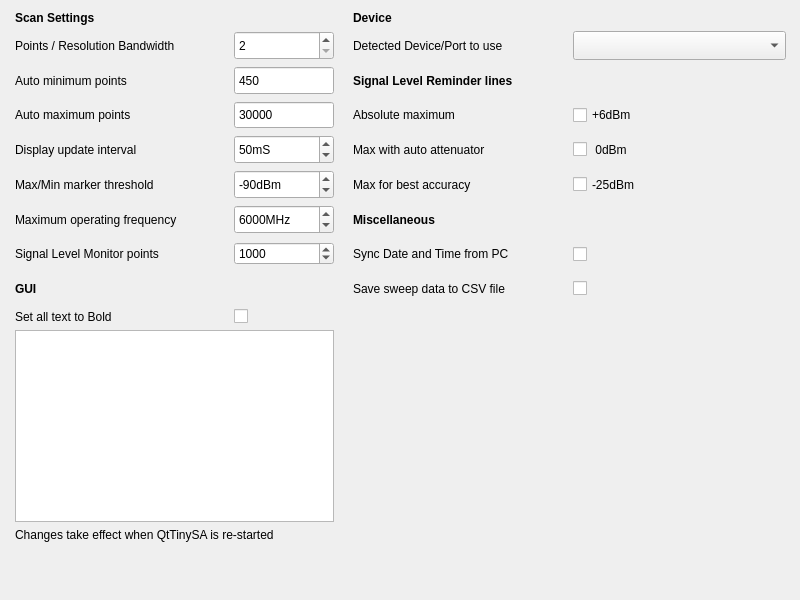
<?xml version="1.0" encoding="UTF-8"?>
<ui version="4.0">
 <class>Settings</class>
 <widget class="QDialog" name="Settings">
  <property name="geometry">
   <rect>
    <x>0</x>
    <y>0</y>
    <width>800</width>
    <height>600</height>
   </rect>
  </property>
  <property name="windowTitle">
   <string>Settings</string>
  </property>
  <widget class="QWidget" name="layoutWidget">
   <property name="geometry">
    <rect>
     <x>15</x>
     <y>11</y>
     <width>771</width>
     <height>571</height>
    </rect>
   </property>
   <layout class="QGridLayout" name="gridLayout_2">
    <item row="6" column="0">
     <widget class="QLabel" name="label_7">
      <property name="text">
       <string>Maximum operating frequency</string>
      </property>
     </widget>
    </item>
    <item row="4" column="1">
     <widget class="QSpinBox" name="intervalBox">
      <property name="sizePolicy">
       <sizepolicy hsizetype="Preferred" vsizetype="Expanding">
        <horstretch>0</horstretch>
        <verstretch>0</verstretch>
       </sizepolicy>
      </property>
      <property name="maximumSize">
       <size>
        <width>100</width>
        <height>16777215</height>
       </size>
      </property>
      <property name="toolTip">
       <string>Nominal</string>
      </property>
      <property name="suffix">
       <string>mS</string>
      </property>
      <property name="minimum">
       <number>5</number>
      </property>
      <property name="maximum">
       <number>200</number>
      </property>
      <property name="singleStep">
       <number>5</number>
      </property>
      <property name="value">
       <number>50</number>
      </property>
     </widget>
    </item>
    <item row="0" column="3">
     <widget class="QLabel" name="label_14">
      <property name="font">
       <font>
        <bold>true</bold>
       </font>
      </property>
      <property name="text">
       <string>Device</string>
      </property>
     </widget>
    </item>
    <item row="5" column="3">
     <widget class="QLabel" name="label_9">
      <property name="text">
       <string>Max for best accuracy</string>
      </property>
     </widget>
    </item>
    <item row="4" column="4">
     <widget class="QCheckBox" name="zeroLine">
      <property name="sizePolicy">
       <sizepolicy hsizetype="Preferred" vsizetype="Expanding">
        <horstretch>0</horstretch>
        <verstretch>0</verstretch>
       </sizepolicy>
      </property>
      <property name="text">
       <string> 0dBm</string>
      </property>
      <property name="checked">
       <bool>false</bool>
      </property>
     </widget>
    </item>
    <item row="2" column="0">
     <widget class="QLabel" name="label_3">
      <property name="text">
       <string>Auto minimum points</string>
      </property>
     </widget>
    </item>
    <item row="4" column="0">
     <widget class="QLabel" name="label_19">
      <property name="text">
       <string>Display update interval</string>
      </property>
     </widget>
    </item>
    <item row="10" column="0" colspan="2">
     <widget class="QTableView" name="colourTable"/>
    </item>
    <item row="7" column="4">
     <widget class="QCheckBox" name="syncTime">
      <property name="sizePolicy">
       <sizepolicy hsizetype="Preferred" vsizetype="Expanding">
        <horstretch>0</horstretch>
        <verstretch>0</verstretch>
       </sizepolicy>
      </property>
      <property name="text">
       <string/>
      </property>
     </widget>
    </item>
    <item row="3" column="0">
     <widget class="QLabel" name="label_4">
      <property name="text">
       <string>Auto maximum points</string>
      </property>
     </widget>
    </item>
    <item row="5" column="4">
     <widget class="QCheckBox" name="neg25Line">
      <property name="sizePolicy">
       <sizepolicy hsizetype="Preferred" vsizetype="Expanding">
        <horstretch>0</horstretch>
        <verstretch>0</verstretch>
       </sizepolicy>
      </property>
      <property name="text">
       <string>-25dBm</string>
      </property>
      <property name="checked">
       <bool>false</bool>
      </property>
     </widget>
    </item>
    <item row="2" column="3">
     <widget class="QLabel" name="label_6">
      <property name="font">
       <font>
        <bold>true</bold>
       </font>
      </property>
      <property name="text">
       <string>Signal Level Reminder lines</string>
      </property>
     </widget>
    </item>
    <item row="6" column="3">
     <widget class="QLabel" name="label_13">
      <property name="font">
       <font>
        <bold>true</bold>
       </font>
      </property>
      <property name="text">
       <string>Miscellaneous</string>
      </property>
     </widget>
    </item>
    <item row="0" column="0">
     <widget class="QLabel" name="label_8">
      <property name="font">
       <font>
        <bold>true</bold>
       </font>
      </property>
      <property name="text">
       <string>Scan Settings</string>
      </property>
     </widget>
    </item>
    <item row="1" column="4">
     <widget class="QComboBox" name="deviceBox">
      <property name="sizePolicy">
       <sizepolicy hsizetype="Preferred" vsizetype="Expanding">
        <horstretch>0</horstretch>
        <verstretch>0</verstretch>
       </sizepolicy>
      </property>
      <property name="toolTip">
       <string>Select device to use if more than one is detected</string>
      </property>
     </widget>
    </item>
    <item row="8" column="0">
     <widget class="QLabel" name="label_5">
      <property name="font">
       <font>
        <bold>true</bold>
       </font>
      </property>
      <property name="text">
       <string>GUI</string>
      </property>
     </widget>
    </item>
    <item row="7" column="3">
     <widget class="QLabel" name="label_17">
      <property name="text">
       <string>Sync Date and Time from PC</string>
      </property>
     </widget>
    </item>
    <item row="3" column="4">
     <widget class="QCheckBox" name="plus6Line">
      <property name="sizePolicy">
       <sizepolicy hsizetype="Preferred" vsizetype="Expanding">
        <horstretch>0</horstretch>
        <verstretch>0</verstretch>
       </sizepolicy>
      </property>
      <property name="text">
       <string>+6dBm</string>
      </property>
      <property name="checked">
       <bool>false</bool>
      </property>
     </widget>
    </item>
    <item row="1" column="0">
     <widget class="QLabel" name="label">
      <property name="text">
       <string>Points / Resolution Bandwidth</string>
      </property>
     </widget>
    </item>
    <item row="6" column="1">
     <widget class="QSpinBox" name="maxFreqBox">
      <property name="sizePolicy">
       <sizepolicy hsizetype="Preferred" vsizetype="Expanding">
        <horstretch>0</horstretch>
        <verstretch>0</verstretch>
       </sizepolicy>
      </property>
      <property name="maximumSize">
       <size>
        <width>100</width>
        <height>16777215</height>
       </size>
      </property>
      <property name="toolTip">
       <string>Maximum Frequency allowed.  Note: TinySA-Ultra is not calibrated above 6GHz </string>
      </property>
      <property name="suffix">
       <string>MHz</string>
      </property>
      <property name="minimum">
       <number>350</number>
      </property>
      <property name="maximum">
       <number>20000</number>
      </property>
      <property name="singleStep">
       <number>100</number>
      </property>
      <property name="value">
       <number>6000</number>
      </property>
     </widget>
    </item>
    <item row="3" column="1">
     <widget class="QSpinBox" name="maxPoints">
      <property name="sizePolicy">
       <sizepolicy hsizetype="Preferred" vsizetype="Expanding">
        <horstretch>0</horstretch>
        <verstretch>0</verstretch>
       </sizepolicy>
      </property>
      <property name="maximumSize">
       <size>
        <width>100</width>
        <height>16777215</height>
       </size>
      </property>
      <property name="buttonSymbols">
       <enum>QAbstractSpinBox::ButtonSymbols::NoButtons</enum>
      </property>
      <property name="minimum">
       <number>25</number>
      </property>
      <property name="maximum">
       <number>100000</number>
      </property>
      <property name="value">
       <number>30000</number>
      </property>
     </widget>
    </item>
    <item row="8" column="3">
     <widget class="QLabel" name="label_20">
      <property name="text">
       <string>Save sweep data to CSV file</string>
      </property>
     </widget>
    </item>
    <item row="8" column="4">
     <widget class="QCheckBox" name="saveSweep">
      <property name="sizePolicy">
       <sizepolicy hsizetype="Preferred" vsizetype="Expanding">
        <horstretch>0</horstretch>
        <verstretch>0</verstretch>
       </sizepolicy>
      </property>
      <property name="toolTip">
       <string>Must be selected each time programme is run</string>
      </property>
      <property name="text">
       <string/>
      </property>
     </widget>
    </item>
    <item row="2" column="1">
     <widget class="QSpinBox" name="minPoints">
      <property name="sizePolicy">
       <sizepolicy hsizetype="Preferred" vsizetype="Expanding">
        <horstretch>0</horstretch>
        <verstretch>0</verstretch>
       </sizepolicy>
      </property>
      <property name="maximumSize">
       <size>
        <width>100</width>
        <height>16777215</height>
       </size>
      </property>
      <property name="buttonSymbols">
       <enum>QAbstractSpinBox::ButtonSymbols::NoButtons</enum>
      </property>
      <property name="minimum">
       <number>25</number>
      </property>
      <property name="maximum">
       <number>450</number>
      </property>
      <property name="value">
       <number>450</number>
      </property>
     </widget>
    </item>
    <item row="12" column="3">
     <spacer name="verticalSpacer">
      <property name="orientation">
       <enum>Qt::Orientation::Vertical</enum>
      </property>
      <property name="sizeHint" stdset="0">
       <size>
        <width>20</width>
        <height>40</height>
       </size>
      </property>
     </spacer>
    </item>
    <item row="1" column="1">
     <widget class="QSpinBox" name="rbw_x">
      <property name="sizePolicy">
       <sizepolicy hsizetype="Preferred" vsizetype="Expanding">
        <horstretch>0</horstretch>
        <verstretch>0</verstretch>
       </sizepolicy>
      </property>
      <property name="maximumSize">
       <size>
        <width>100</width>
        <height>16777215</height>
       </size>
      </property>
      <property name="minimum">
       <number>2</number>
      </property>
      <property name="maximum">
       <number>10</number>
      </property>
      <property name="value">
       <number>2</number>
      </property>
     </widget>
    </item>
    <item row="5" column="0">
     <widget class="QLabel" name="label_2">
      <property name="text">
       <string>Max/Min marker threshold</string>
      </property>
     </widget>
    </item>
    <item row="3" column="3">
     <widget class="QLabel" name="label_11">
      <property name="text">
       <string>Absolute maximum</string>
      </property>
     </widget>
    </item>
    <item row="7" column="0">
     <widget class="QLabel" name="label_21">
      <property name="text">
       <string>Signal Level Monitor points</string>
      </property>
     </widget>
    </item>
    <item row="7" column="1">
     <widget class="QSpinBox" name="timePoints">
      <property name="maximumSize">
       <size>
        <width>100</width>
        <height>16777215</height>
       </size>
      </property>
      <property name="toolTip">
       <string>Uses about 1MB memory / 1000 points</string>
      </property>
      <property name="suffix">
       <string/>
      </property>
      <property name="minimum">
       <number>100</number>
      </property>
      <property name="maximum">
       <number>100000</number>
      </property>
      <property name="singleStep">
       <number>1000</number>
      </property>
      <property name="stepType">
       <enum>QAbstractSpinBox::StepType::DefaultStepType</enum>
      </property>
      <property name="value">
       <number>1000</number>
      </property>
     </widget>
    </item>
    <item row="6" column="2">
     <widget class="QLabel" name="label_15">
      <property name="sizePolicy">
       <sizepolicy hsizetype="Fixed" vsizetype="Preferred">
        <horstretch>0</horstretch>
        <verstretch>0</verstretch>
       </sizepolicy>
      </property>
      <property name="text">
       <string/>
      </property>
     </widget>
    </item>
    <item row="1" column="3">
     <widget class="QLabel" name="label_18">
      <property name="text">
       <string>Detected Device/Port to use</string>
      </property>
     </widget>
    </item>
    <item row="11" column="0" colspan="2">
     <widget class="QLabel" name="label_12">
      <property name="text">
       <string>Changes take effect when QtTinySA is re-started</string>
      </property>
     </widget>
    </item>
    <item row="4" column="3">
     <widget class="QLabel" name="label_10">
      <property name="text">
       <string>Max with auto attenuator</string>
      </property>
     </widget>
    </item>
    <item row="5" column="1">
     <widget class="QSpinBox" name="peakThreshold">
      <property name="sizePolicy">
       <sizepolicy hsizetype="Preferred" vsizetype="Expanding">
        <horstretch>0</horstretch>
        <verstretch>0</verstretch>
       </sizepolicy>
      </property>
      <property name="maximumSize">
       <size>
        <width>100</width>
        <height>16777215</height>
       </size>
      </property>
      <property name="font">
       <font>
        <pointsize>9</pointsize>
       </font>
      </property>
      <property name="suffix">
       <string>dBm</string>
      </property>
      <property name="prefix">
       <string/>
      </property>
      <property name="minimum">
       <number>-120</number>
      </property>
      <property name="maximum">
       <number>-20</number>
      </property>
      <property name="value">
       <number>-90</number>
      </property>
     </widget>
    </item>
    <item row="9" column="0">
     <widget class="QLabel" name="label_16">
      <property name="text">
       <string>Set all text to Bold</string>
      </property>
     </widget>
    </item>
    <item row="9" column="1">
     <widget class="QCheckBox" name="bold_text">
      <property name="text">
       <string/>
      </property>
     </widget>
    </item>
   </layout>
  </widget>
 </widget>
 <resources/>
 <connections/>
</ui>
